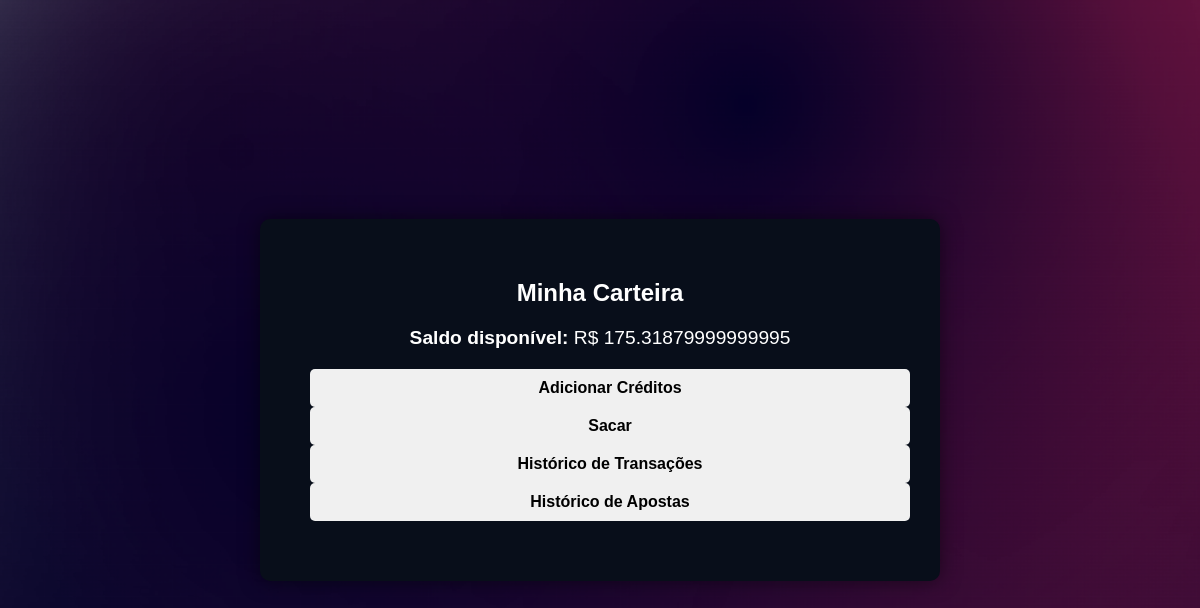
The app's page /gerenciar_carteira (signed in), older data.
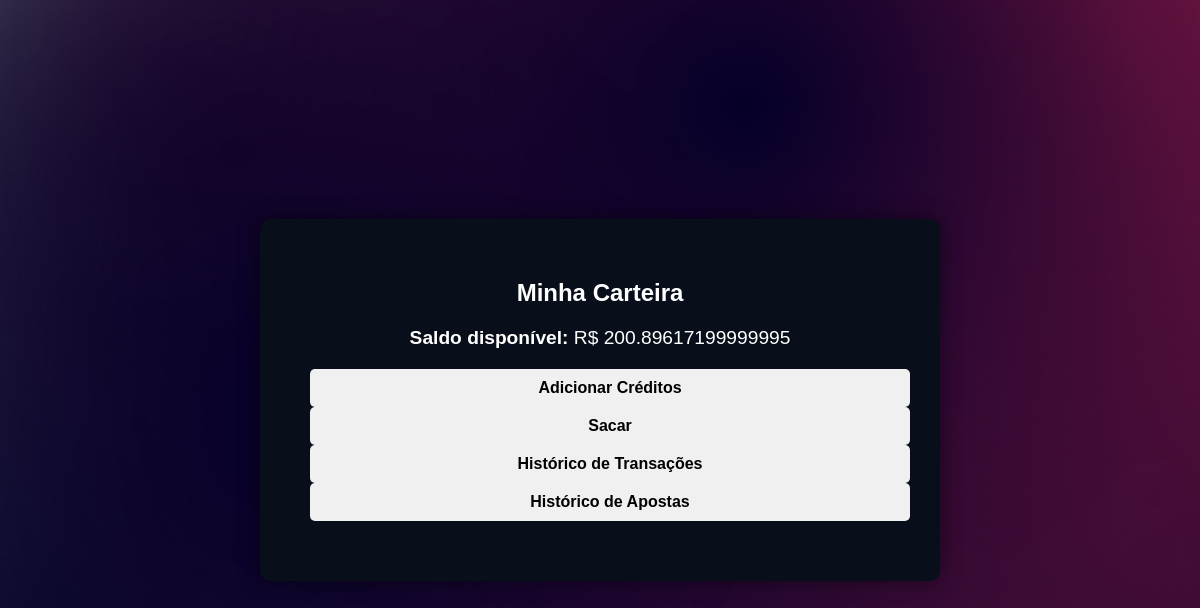
The same page, newer data.
### tables this page shows
CREATE TABLE carteiras (
        id INTEGER PRIMARY KEY AUTOINCREMENT,
        id_usuario INTEGER NOT NULL,
        saldo REAL NOT NULL DEFAULT 0.00,
        data_criacao TIMESTAMP DEFAULT CURRENT_TIMESTAMP,
        FOREIGN KEY (id_usuario) REFERENCES usuarios(id) ON DELETE CASCADE
    );

### app.py (the view)
@app.route('/gerenciar_carteira')
def gerenciar_carteira():
    if 'logged_in' in session:
        user_id = get_user_id()
        if user_id:
            conn = sqlite3.connect(database_path)
            cursor = conn.cursor()
            cursor.execute('SELECT saldo FROM carteiras WHERE id_usuario = ?', (user_id,))
            result = cursor.fetchone()
            saldo = result[0] if result else 0.00
            cursor.execute('SELECT id FROM carteiras WHERE id_usuario = ?', (user_id,))
            result = cursor.fetchone()
            if result:
                carteira_id = result[0]
            else:
                carteira_id = None  # Ou lidar com o caso de não existência
            if carteira_id:
                cursor.execute('SELECT data_transacao, tipo, valor, detalhes FROM transacoes WHERE id_carteira = ? ORDER BY data_transacao DESC', (carteira_id,))
                transacoes = cursor.fetchall()
            else:
                transacoes = []
            cursor.execute('''
                SELECT apostas.data_aposta, eventos.titulo, apostas.valor, apostas.opcao
                FROM apostas
                JOIN eventos ON apostas.id_evento = eventos.id
                WHERE apostas.id_usuario = ?
                ORDER BY apostas.data_aposta DESC
            ''', (user_id,))
            apostas = cursor.fetchall()
            conn.close()
            transacoes_formatadas = []
            for transacao in transacoes:
                transacoes_formatadas.append({
                    'data_transacao': transacao[0],
                    'tipo': transacao[1],
                    'valor': transacao[2],
                    'detalhes': transacao[3],
                })
            apostas_formatadas = []
            for aposta in apostas:
                apostas_formatadas.append({
                    'data_aposta': aposta[0],
                    'titulo_evento': aposta[1],
                    'valor': aposta[2],
                    'opcao': aposta[3],
                })
            mensagens = get_flashed_messages()
            return render_template('gerenciar_carteira.html', saldo=saldo, transacoes=transacoes_formatadas, apostas=apostas_formatadas, mensagens=mensagens)
        else:
            return redirect(url_for('login'))
    else:
        return redirect(url_for('login'))

### app.py (called while the page is built)
def get_user_id():
    email = session.get('email')
    if email:
        conn = sqlite3.connect(database_path)
        cursor = conn.cursor()
        cursor.execute('SELECT id FROM usuarios WHERE email = ?', (email,))
        result = cursor.fetchone()
        conn.close()
        if result:
            return result[0]
    return None

### templates/gerenciar_carteira.html (shortened to what this page needs)
<!DOCTYPE html>
<html lang="pt-BR">
<head>
    <link rel="stylesheet" href="{{ url_for('static', filename='css/styles.css') }}">
</head>
<body>
    <div class="wallet-container">
        <h2>Minha Carteira</h2>
        <div class="saldo-container">
            <p><strong>Saldo disponível:</strong> R$ {{ saldo }}</p>
        </div>
        <div class="action-buttons">
            <button id="btn-adicionar-creditos">Adicionar Créditos</button>
            <button id="btn-sacar">Sacar</button>
            <button id="btn-ver-transacoes">Histórico de Transações</button>
            <button id="btn-ver-apostas">Histórico de Apostas</button>
        </div>
</body>
</html>

### static/css/styles.css (style rules this page uses)
body { margin: 0; padding: 0; font-family: Arial, sans-serif; background: url('/static/images/bg.png') no-repeat center center fixed; background-size: cover; height: 100vh; display: flex; justify-content: center; align-items: center; }
h2 { color: #fff; text-align: left; font-weight: bold; margin-bottom: 20px; }
button { width: 100%; padding: 10px; background-color: #f0f0f0; border: none; border-radius: 5px; cursor: pointer; font-size: 16px; font-weight: bold; }
.wallet-container { background-color: #080E1A; padding: 40px; border-radius: 10px; box-shadow: 0 0 20px rgba(0, 0, 0, 0.5); width: 600px; margin: 0 auto; color: #fff; }
.wallet-container h2, .wallet-container h3 { text-align: center; margin-bottom: 20px; }
.saldo-container { text-align: center; font-size: 1.2em; margin-bottom: 20px; }
.action-buttons { text-align: center; margin-bottom: 20px; }
.action-buttons button { padding: 10px 20px; margin: 0 10px; background-color: #f0f0f0; color: #000; border: none; border-radius: 5px; cursor: pointer; font-weight: bold; }

Row changes from the older to the newer data that the page shows:
changed carteiras: saldo "175.31879999999995" → "200.89617199999995"
